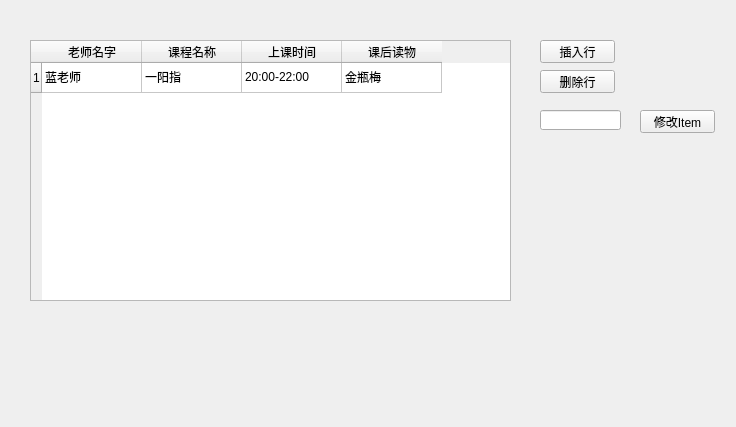
<?xml version="1.0" encoding="UTF-8"?>
<ui version="4.0">
 <class>TabWidgetDemoClass</class>
 <widget class="QWidget" name="TabWidgetDemoClass">
  <property name="geometry">
   <rect>
    <x>0</x>
    <y>0</y>
    <width>736</width>
    <height>427</height>
   </rect>
  </property>
  <property name="windowTitle">
   <string>TabWidgetDemo</string>
  </property>
  <widget class="QPushButton" name="pushButtonDeleteLine">
   <property name="geometry">
    <rect>
     <x>540</x>
     <y>70</y>
     <width>75</width>
     <height>23</height>
    </rect>
   </property>
   <property name="text">
    <string>删除行</string>
   </property>
  </widget>
  <widget class="QPushButton" name="pushButtonRemakeItem">
   <property name="geometry">
    <rect>
     <x>640</x>
     <y>110</y>
     <width>75</width>
     <height>23</height>
    </rect>
   </property>
   <property name="text">
    <string>修改Item</string>
   </property>
  </widget>
  <widget class="QLineEdit" name="lineEdit">
   <property name="geometry">
    <rect>
     <x>540</x>
     <y>110</y>
     <width>81</width>
     <height>20</height>
    </rect>
   </property>
  </widget>
  <widget class="QPushButton" name="pushButtonInsertLine">
   <property name="geometry">
    <rect>
     <x>540</x>
     <y>40</y>
     <width>75</width>
     <height>23</height>
    </rect>
   </property>
   <property name="text">
    <string>插入行</string>
   </property>
  </widget>
  <widget class="QTableWidget" name="tableWidget">
   <property name="geometry">
    <rect>
     <x>30</x>
     <y>40</y>
     <width>481</width>
     <height>261</height>
    </rect>
   </property>
   <row>
    <property name="text">
     <string>1</string>
    </property>
   </row>
   <column>
    <property name="text">
     <string>老师名字</string>
    </property>
   </column>
   <column>
    <property name="text">
     <string>课程名称</string>
    </property>
   </column>
   <column>
    <property name="text">
     <string>上课时间</string>
    </property>
   </column>
   <column>
    <property name="text">
     <string>课后读物</string>
    </property>
   </column>
   <item row="0" column="0">
    <property name="text">
     <string>蓝老师</string>
    </property>
   </item>
   <item row="0" column="1">
    <property name="text">
     <string>一阳指</string>
    </property>
   </item>
   <item row="0" column="2">
    <property name="text">
     <string>20:00-22:00</string>
    </property>
   </item>
   <item row="0" column="3">
    <property name="text">
     <string>金瓶梅</string>
    </property>
   </item>
  </widget>
 </widget>
 <layoutdefault spacing="6" margin="11"/>
 <resources>
  <include location="TabWidgetDemo.qrc"/>
 </resources>
 <connections/>
</ui>
